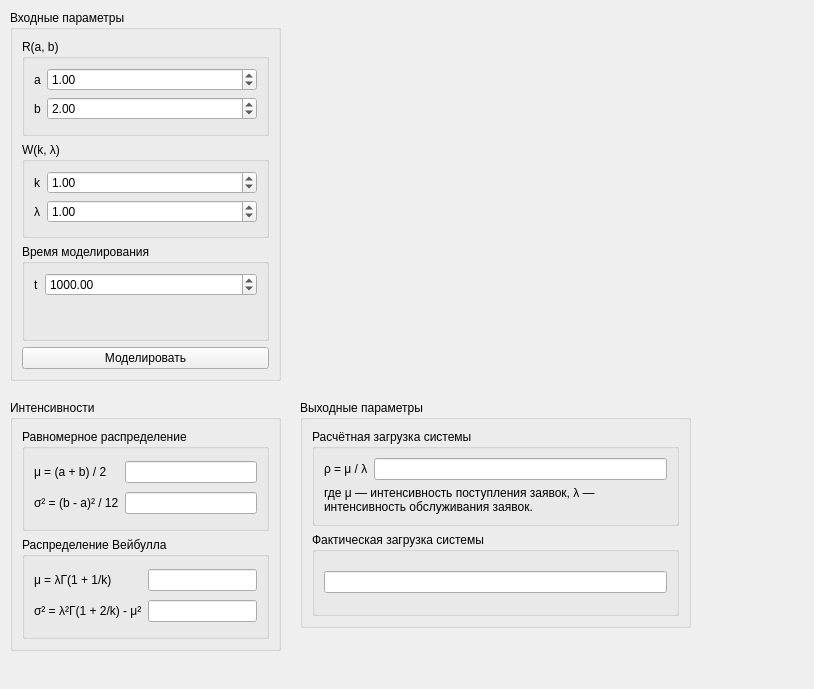
<?xml version="1.0" encoding="UTF-8"?>
<ui version="4.0">
 <class>MainWindow</class>
 <widget class="QMainWindow" name="MainWindow">
  <property name="geometry">
   <rect>
    <x>0</x>
    <y>0</y>
    <width>814</width>
    <height>689</height>
   </rect>
  </property>
  <property name="windowTitle">
   <string>MainWindow</string>
  </property>
  <widget class="QWidget" name="centralwidget">
   <widget class="QGroupBox" name="groupBox">
    <property name="geometry">
     <rect>
      <x>10</x>
      <y>10</y>
      <width>271</width>
      <height>371</height>
     </rect>
    </property>
    <property name="title">
     <string>Входные параметры</string>
    </property>
    <layout class="QVBoxLayout" name="verticalLayout">
     <item>
      <widget class="QGroupBox" name="rGroupBox">
       <property name="title">
        <string>R(a, b)</string>
       </property>
       <layout class="QFormLayout" name="formLayout">
        <item row="0" column="0">
         <widget class="QLabel" name="aTextLabel">
          <property name="text">
           <string>a</string>
          </property>
         </widget>
        </item>
        <item row="1" column="0">
         <widget class="QLabel" name="bTextLabel">
          <property name="text">
           <string>b</string>
          </property>
         </widget>
        </item>
        <item row="1" column="1">
         <widget class="QDoubleSpinBox" name="bDoubleSpinBox">
          <property name="maximum">
           <double>1000000.000000000000000</double>
          </property>
          <property name="value">
           <double>2.000000000000000</double>
          </property>
         </widget>
        </item>
        <item row="0" column="1">
         <widget class="QDoubleSpinBox" name="aDoubleSpinBox">
          <property name="maximum">
           <double>1000000.000000000000000</double>
          </property>
          <property name="value">
           <double>1.000000000000000</double>
          </property>
         </widget>
        </item>
       </layout>
      </widget>
     </item>
     <item>
      <widget class="QGroupBox" name="wGroupBox">
       <property name="title">
        <string>W(k, λ)</string>
       </property>
       <layout class="QFormLayout" name="formLayout_2">
        <item row="0" column="0">
         <widget class="QLabel" name="kTextLabel">
          <property name="text">
           <string>k</string>
          </property>
         </widget>
        </item>
        <item row="0" column="1">
         <widget class="QDoubleSpinBox" name="kDoubleSpinBox">
          <property name="maximum">
           <double>1000000.000000000000000</double>
          </property>
          <property name="value">
           <double>1.000000000000000</double>
          </property>
         </widget>
        </item>
        <item row="1" column="0">
         <widget class="QLabel" name="lambdaTextLabel">
          <property name="text">
           <string>λ</string>
          </property>
         </widget>
        </item>
        <item row="1" column="1">
         <widget class="QDoubleSpinBox" name="lambdaDoubleSpinBox">
          <property name="maximum">
           <double>1000000.000000000000000</double>
          </property>
          <property name="value">
           <double>1.000000000000000</double>
          </property>
         </widget>
        </item>
       </layout>
      </widget>
     </item>
     <item>
      <widget class="QGroupBox" name="wGroupBox_2">
       <property name="title">
        <string>Время моделирования</string>
       </property>
       <layout class="QFormLayout" name="formLayout_3">
        <item row="0" column="0">
         <widget class="QLabel" name="tTextLabel">
          <property name="text">
           <string>t</string>
          </property>
         </widget>
        </item>
        <item row="0" column="1">
         <widget class="QDoubleSpinBox" name="tDoubleSpinBox">
          <property name="maximum">
           <double>1000000.000000000000000</double>
          </property>
          <property name="value">
           <double>1000.000000000000000</double>
          </property>
         </widget>
        </item>
       </layout>
      </widget>
     </item>
     <item>
      <widget class="QPushButton" name="simulatePushButton">
       <property name="text">
        <string>Моделировать</string>
       </property>
      </widget>
     </item>
    </layout>
   </widget>
   <widget class="QGroupBox" name="intensitiesGroupBox">
    <property name="geometry">
     <rect>
      <x>10</x>
      <y>400</y>
      <width>271</width>
      <height>251</height>
     </rect>
    </property>
    <property name="title">
     <string>Интенсивности</string>
    </property>
    <layout class="QVBoxLayout" name="verticalLayout_2">
     <item>
      <widget class="QGroupBox" name="uniformGroupBox">
       <property name="title">
        <string>Равномерное распределение</string>
       </property>
       <layout class="QGridLayout" name="gridLayout">
        <item row="0" column="1">
         <widget class="QLineEdit" name="muUniformLineEdit">
          <property name="readOnly">
           <bool>true</bool>
          </property>
         </widget>
        </item>
        <item row="0" column="0">
         <widget class="QLabel" name="muUniformTextLabel">
          <property name="text">
           <string>μ = (a + b) / 2</string>
          </property>
         </widget>
        </item>
        <item row="1" column="0">
         <widget class="QLabel" name="sigma2UniformTextLabel">
          <property name="text">
           <string>σ² = (b - a)² / 12</string>
          </property>
         </widget>
        </item>
        <item row="1" column="1">
         <widget class="QLineEdit" name="sigma2UniformLineEdit">
          <property name="readOnly">
           <bool>true</bool>
          </property>
         </widget>
        </item>
       </layout>
      </widget>
     </item>
     <item>
      <widget class="QGroupBox" name="weibullGroupBox">
       <property name="title">
        <string>Распределение Вейбулла</string>
       </property>
       <layout class="QGridLayout" name="gridLayout_2">
        <item row="0" column="0">
         <widget class="QLabel" name="muWeibullTextLabel">
          <property name="text">
           <string>μ = λГ(1 + 1/k)</string>
          </property>
         </widget>
        </item>
        <item row="0" column="1">
         <widget class="QLineEdit" name="muWeibullLineEdit">
          <property name="readOnly">
           <bool>true</bool>
          </property>
         </widget>
        </item>
        <item row="1" column="0">
         <widget class="QLabel" name="sigma2WeibullTextLabel">
          <property name="text">
           <string>σ² = λ²Г(1 + 2/k) - μ²</string>
          </property>
         </widget>
        </item>
        <item row="1" column="1">
         <widget class="QLineEdit" name="sigma2WeibullLineEdit">
          <property name="readOnly">
           <bool>true</bool>
          </property>
         </widget>
        </item>
       </layout>
      </widget>
     </item>
    </layout>
   </widget>
   <widget class="QGroupBox" name="groupBox_2">
    <property name="geometry">
     <rect>
      <x>300</x>
      <y>400</y>
      <width>391</width>
      <height>228</height>
     </rect>
    </property>
    <property name="title">
     <string>Выходные параметры</string>
    </property>
    <layout class="QVBoxLayout" name="verticalLayout_3">
     <item>
      <widget class="QGroupBox" name="estimatedSystemLoadGroupBox">
       <property name="title">
        <string>Расчётная загрузка системы</string>
       </property>
       <layout class="QGridLayout" name="gridLayout_3">
        <item row="0" column="0">
         <widget class="QLabel" name="rhoTextLabel">
          <property name="text">
           <string>ρ = μ / λ</string>
          </property>
         </widget>
        </item>
        <item row="0" column="1">
         <widget class="QLineEdit" name="estimatedSystemLoadLineEdit">
          <property name="readOnly">
           <bool>true</bool>
          </property>
         </widget>
        </item>
        <item row="1" column="0" colspan="2">
         <widget class="QLabel" name="rhoExtensionTextLabel">
          <property name="text">
           <string>где μ — интенсивность поступления заявок, λ — интенсивность обслуживания заявок.</string>
          </property>
          <property name="scaledContents">
           <bool>true</bool>
          </property>
          <property name="wordWrap">
           <bool>true</bool>
          </property>
          <property name="indent">
           <number>-1</number>
          </property>
         </widget>
        </item>
       </layout>
      </widget>
     </item>
     <item>
      <widget class="QGroupBox" name="actualSystemLoadGroupBox">
       <property name="title">
        <string>Фактическая загрузка системы</string>
       </property>
       <layout class="QGridLayout" name="gridLayout_4">
        <item row="0" column="0">
         <widget class="QLineEdit" name="actualSystemLoadLineEdit">
          <property name="readOnly">
           <bool>true</bool>
          </property>
         </widget>
        </item>
       </layout>
      </widget>
     </item>
    </layout>
   </widget>
  </widget>
 </widget>
 <resources/>
 <connections/>
</ui>
